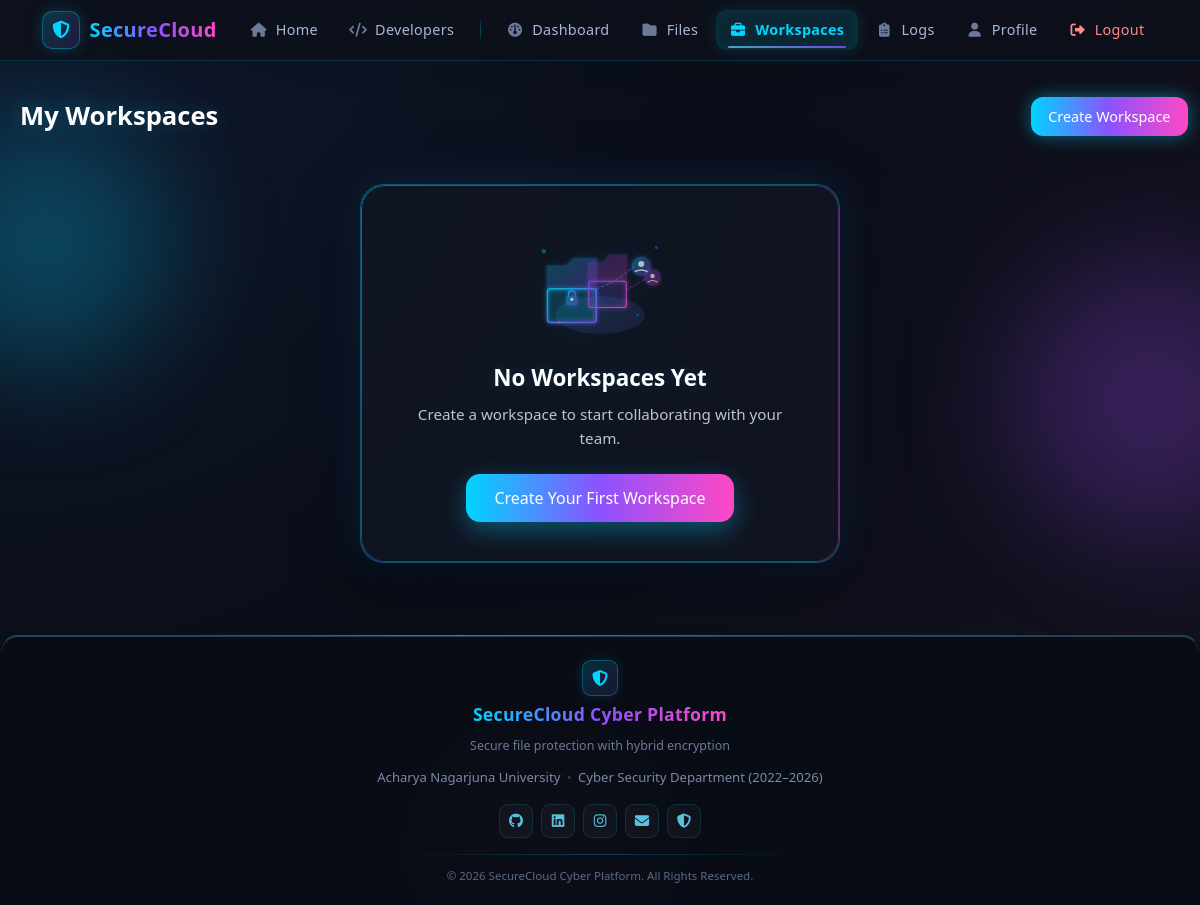
Before: /workspaces (signed in) with the older database file.
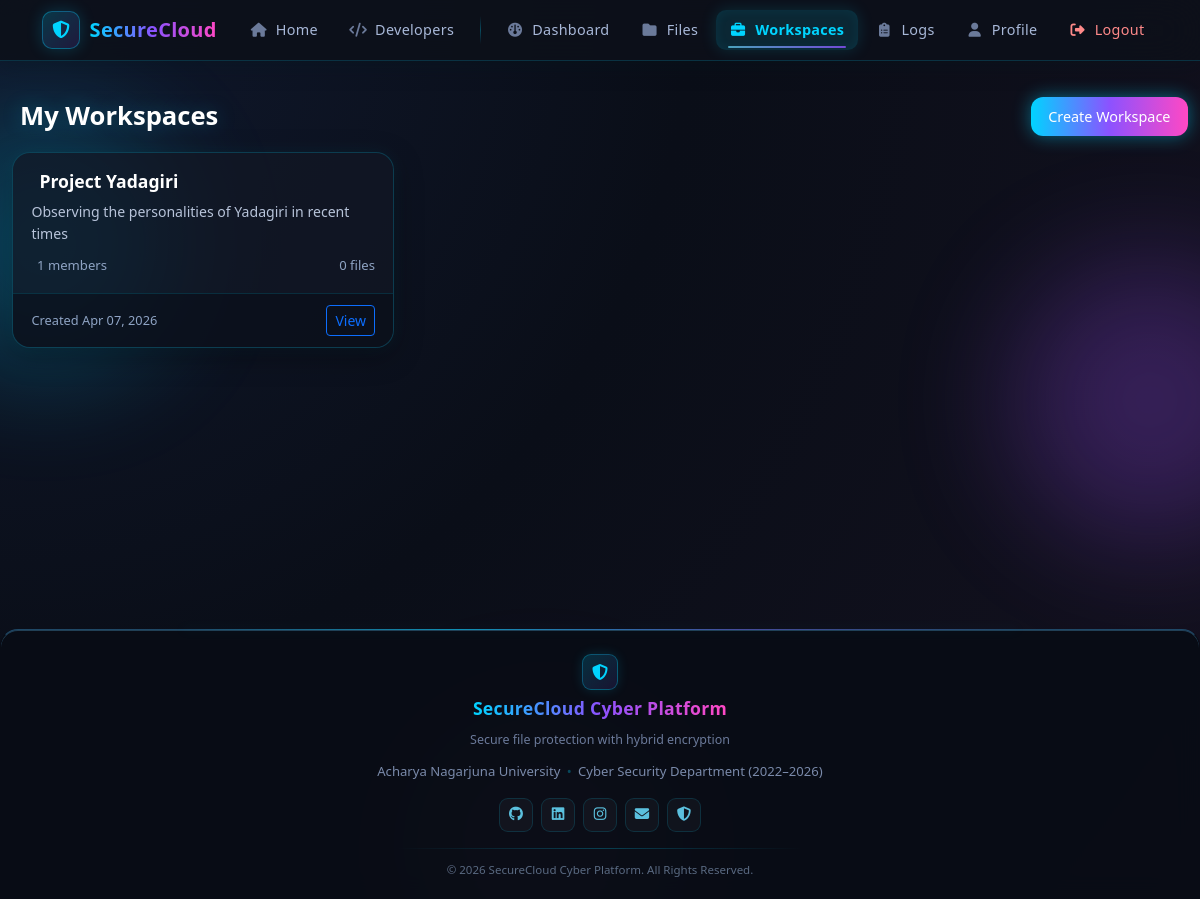
After: the same page with the newer database file.
### models.py (models this page shows, shortened)
class Workspace(db.Model):
    id = db.Column(db.Integer, primary_key=True)
    name = db.Column(db.String(100), nullable=False)
    description = db.Column(db.Text, nullable=True)
    owner_id = db.Column(db.Integer, db.ForeignKey("user.id"), nullable=False)
    created_at = db.Column(db.DateTime, default=datetime.utcnow, nullable=False)
    invite_code = db.Column(db.String(20), nullable=True, unique=True)
    owner = db.relationship("User", backref="owned_workspaces")
    members = db.relationship("WorkspaceMember", backref="workspace", lazy=True, cascade="all, delete-orphan")
    files = db.relationship("File", backref="workspace", lazy=True)
    def get_member_count(self):
        return len(self.members)
    def get_file_count(self):
        return len(self.files)

### app.py (the view)
@login_required
@app.route("/workspaces")
def workspaces():
    my_workspaces = current_user.get_workspaces()
    pending_invites = WorkspaceInvite.query.filter_by(email=current_user.email).all()
    return render_template("workspaces/workspaces.html",
                         workspaces=my_workspaces,
                         pending_invites=pending_invites)

### app.py (called while the page is built)
@login_manager.user_loader
def load_user(user_id):
    return db.session.get(User, int(user_id))

### models.py (called while the page is built)
    def get_workspaces(self):
        memberships = WorkspaceMember.query.filter_by(user_id=self.id).all()
        return [m.workspace for m in memberships]

### templates/workspaces/workspaces.html (shortened to what this page needs)
{% extends "layout.html" %}
{% block content %}
<div class="workspaces-container">
    <div class="workspaces-header">
        <h2 class="workspaces-title"> My Workspaces</h2>
        <a href="{{ url_for('create_workspace') }}" class="btn btn-neon btn-create-workspace">
             Create Workspace
        </a>
    </div>
    {% if workspaces %}
    <div class="row g-3">
        {% for workspace in workspaces %}
        <div class="col-md-6 col-lg-4">
            <div class="card workspace-card h-100">
                <div class="card-body workspace-card-body">
                    <h5 class="card-title workspace-card-title">
                         {{ workspace.name }}
                    </h5>
                    {% if workspace.description %}
                    <p class="card-text workspace-card-text">{{ workspace.description[:100] }}{% if workspace.description|length > 100 %}...{% endif %}</p>
                    {% endif %}
                    <div class="workspace-card-stats">
                        <span> {{ workspace.get_member_count() }} members</span>
                        <span> {{ workspace.get_file_count() }} files</span>
                    </div>
                </div>
                <div class="card-footer workspace-card-footer">
                    <small class="text-muted">Created {{ workspace.created_at.strftime('%b %d, %Y') }}</small>
                    <a href="{{ url_for('view_workspace', workspace_id=workspace.id) }}" class="btn btn-outline-primary btn-sm">
                        View
                    </a>
                </div>
            </div>
        </div>
        {% endfor %}
    </div>
    {% else %}
    <div class="empty-state-wrapper">
        <div class="empty-state-card">
            <div class="empty-state-illustration">
            </div>
            <h3 class="empty-state-title">No Workspaces Yet</h3>
            <p class="empty-state-text">Create a workspace to start collaborating with your team.</p>
            <a href="{{ url_for('create_workspace') }}" class="btn btn-neon btn-lg empty-state-btn">
                 Create Your First Workspace
            </a>
        </div>
    </div>
    {% endif %}
</div>
{% endblock %}

### templates/layout.html (shortened to what this page needs)
<!DOCTYPE html>
<html lang="en">
<head>
  <link href="https://cdn.jsdelivr.net/npm/bootstrap@5.3.3/dist/css/bootstrap.min.css" rel="stylesheet" />
  <link href="https://cdn.datatables.net/1.13.8/css/jquery.dataTables.min.css" rel="stylesheet" />
  <link rel="stylesheet" href="https://cdn.jsdelivr.net/npm/aos@2.3.4/dist/aos.css" />
  <link rel="stylesheet" href="https://cdn.jsdelivr.net/npm/toastify-js/src/toastify.min.css" />
  <link rel="stylesheet" href="https://cdnjs.cloudflare.com/ajax/libs/font-awesome/6.5.2/css/all.min.css" />
  <link rel="stylesheet" href="{{ url_for('static', filename='css/style.css') }}" />
</head>
<body class="app-shell">
  <div id="particles-js"></div>
  <div class="bg-orb orb-1"></div>
  <div class="bg-orb orb-2"></div>
  <nav class="navbar navbar-expand-lg navbar-dark sticky-top" id="mainNavbar">
    <div class="container">
      <a class="navbar-brand" href="{{ url_for('index') }}">
        <span class="brand-icon"><i class="fa fa-shield-halved"></i></span>
        <span class="brand-text">SecureCloud</span>
      </a>
      <div class="collapse navbar-collapse" id="navMenu">
        <ul class="navbar-nav ms-auto">
          <li class="nav-item">
            <a class="nav-link {% if request.endpoint=='index' %}active{% endif %}" href="{{ url_for('index') }}">
              <i class="fa fa-home"></i>
              <span>Home</span>
            </a>
          </li>
          <li class="nav-item">
            <a class="nav-link {% if request.endpoint=='developers' %}active{% endif %}" href="{{ url_for('developers') }}">
              <i class="fa fa-code"></i>
              <span>Developers</span>
            </a>
          </li>
          {% if current_user.is_authenticated %}
            <li class="nav-divider"></li>
            <li class="nav-item">
              <a
                class="nav-link {% if request.endpoint in ['admin_dashboard','user_dashboard','auditor_dashboard'] %}active{% endif %}"
                href="{% if current_user.role == 'admin' %}{{ url_for('admin_dashboard') }}{% elif current_user.role == 'auditor' %}{{ url_for('auditor_dashboard') }}{% else %}{{ url_for('user_dashboard') }}{% endif %}"
              >
                <i class="fa fa-gauge"></i>
                <span>Dashboard</span>
              </a>
            </li>
            <li class="nav-item">
              <a class="nav-link {% if request.endpoint=='files' %}active{% endif %}" href="{{ url_for('files') }}">
                <i class="fa fa-folder"></i>
                <span>Files</span>
              </a>
            </li>
            <li class="nav-item">
              <a class="nav-link {% if request.endpoint in ['workspaces', 'view_workspace', 'create_workspace'] %}active{% endif %}" href="{{ url_for('workspaces') }}">
                <i class="fa fa-briefcase"></i>
                <span>Workspaces</span>
              </a>
            </li>
            <li class="nav-item">
              <a class="nav-link {% if request.endpoint=='logs' %}active{% endif %}" href="{{ url_for('logs') }}">
                <i class="fa fa-clipboard-list"></i>
                <span>Logs</span>
              </a>
            </li>
            <li class="nav-item">
              <a class="nav-link {% if request.endpoint=='profile' %}active{% endif %}" href="{{ url_for('profile') }}">
                <i class="fa fa-user"></i>
                <span>Profile</span>
              </a>
            </li>
            <li class="nav-item">
              <a class="nav-link nav-logout" href="{{ url_for('logout') }}">
                <i class="fa fa-right-from-bracket"></i>
                <span>Logout</span>
              </a>
            </li>
          {% endif %}
        </ul>
      </div>
    </div>
  </nav>
  <main class="main-shell">
    <div class="container py-4 page-shell page-transition {% block page_class %}{% endblock %}">
      {% block content %}{% endblock %}
    </div>
  </main>
  <footer class="footer-glass">
    <div class="footer-content">
      <div class="footer-brand">
        <span class="footer-icon"><i class="fa fa-shield-halved"></i></span>
        <h6 class="footer-title">SecureCloud Cyber Platform</h6>
        <p class="footer-subtitle">Secure file protection with hybrid encryption</p>
      </div>
      <div class="footer-info">
        <span>Acharya Nagarjuna University</span>
        <span class="info-divider">•</span>
        <span>Cyber Security Department (2022–2026)</span>
      </div>
      <div class="footer-social">
        <a href="https://github.com/pillithehacker" target="_blank" class="social-link" title="GitHub"><i class="fa-brands fa-github"></i></a>
        <a href="https://www.linkedin.com/in/arunkumar-pilli" target="_blank" class="social-link" title="LinkedIn"><i class="fa-brands fa-linkedin"></i></a>
        <a href="https://www.instagram.com/arun_public" target="_blank" class="social-link" title="Instagram"><i class="fa-brands fa-instagram"></i></a>
        <a href="mailto:arunkumarpilli3@gmail.com" class="social-link" title="Email"><i class="fa fa-envelope"></i></a>
        <a href="{{ url_for('index') }}" class="social-link" title="Security">
          <i class="fa fa-shield-halved"></i>
        </a>
      </div>
      <div class="footer-divider"></div>
      <p class="footer-copyright">© 2026 SecureCloud Cyber Platform. All Rights Reserved.</p>
    </div>
  </footer>
</body>
</html>

Changed rows visible on the page:
added Workspace: name "Project Yadagiri", description "Observing the personalities of Yadagiri in recent times", get_member_count "1", get_file_count "0", created_at "Apr 07, 2026"
Other visible differences:
text no longer shown: "No Workspaces Yet Create a workspace to start collaborating with your team. Create Your First Workspace"
